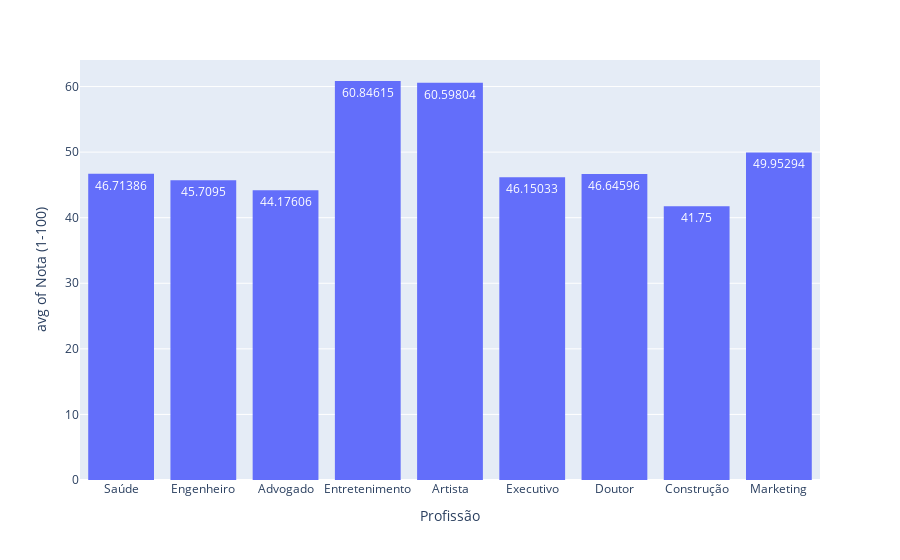

Notebook code cell kept with this figure:
### Code cell
# Passo 5: Analise Completa = traçar o perfil ideal de cliente = entender como cada caracteristica do cliente impacta na nota
#palpites: quem ganha mais é um cliente melhor (com maior nota)
#palpites: cliente que vem da promoção é pior

import plotly.express as px

# cria o gráfico

grafico = px.histogram(tabela, x="Profissão", y="Nota (1-100)", histfunc="avg", text_auto=True, nbins=10)

# exibe o gráfico

grafico.show()

### Figure 1 — Plotly figure (JSON) as saved in the notebook; plotly's stock layout.template omitted (floating-point values rounded to 4 significant figures; data arrays with more than 128 entries replaced by an {"elided": "..."} marker saying what was removed)
{"data": [{"alignmentgroup": "True", "bingroup": "x", "histfunc": "avg", "hovertemplate": "Profissão=%{x}<br>avg of Nota (1-100)=%{y}<extra></extra>", "legendgroup": "", "marker": {"color": "#636efa", "pattern": {"shape": ""}}, "name": "", "nbinsx": 10, "offsetgroup": "", "orientation": "v", "showlegend": false, "texttemplate": "%{value}", "type": "histogram", "x": {"elided": "1965 str values"}, "xaxis": "x", "y": {"elided": "1965 int values"}, "yaxis": "y"}], "layout": {"barmode": "relative", "legend": {"tracegroupgap": 0}, "margin": {"t": 60}, "xaxis": {"anchor": "y", "domain": [0, 1], "title": {"text": "Profissão"}}, "yaxis": {"anchor": "x", "domain": [0, 1], "title": {"text": "avg of Nota (1-100)"}}}}
